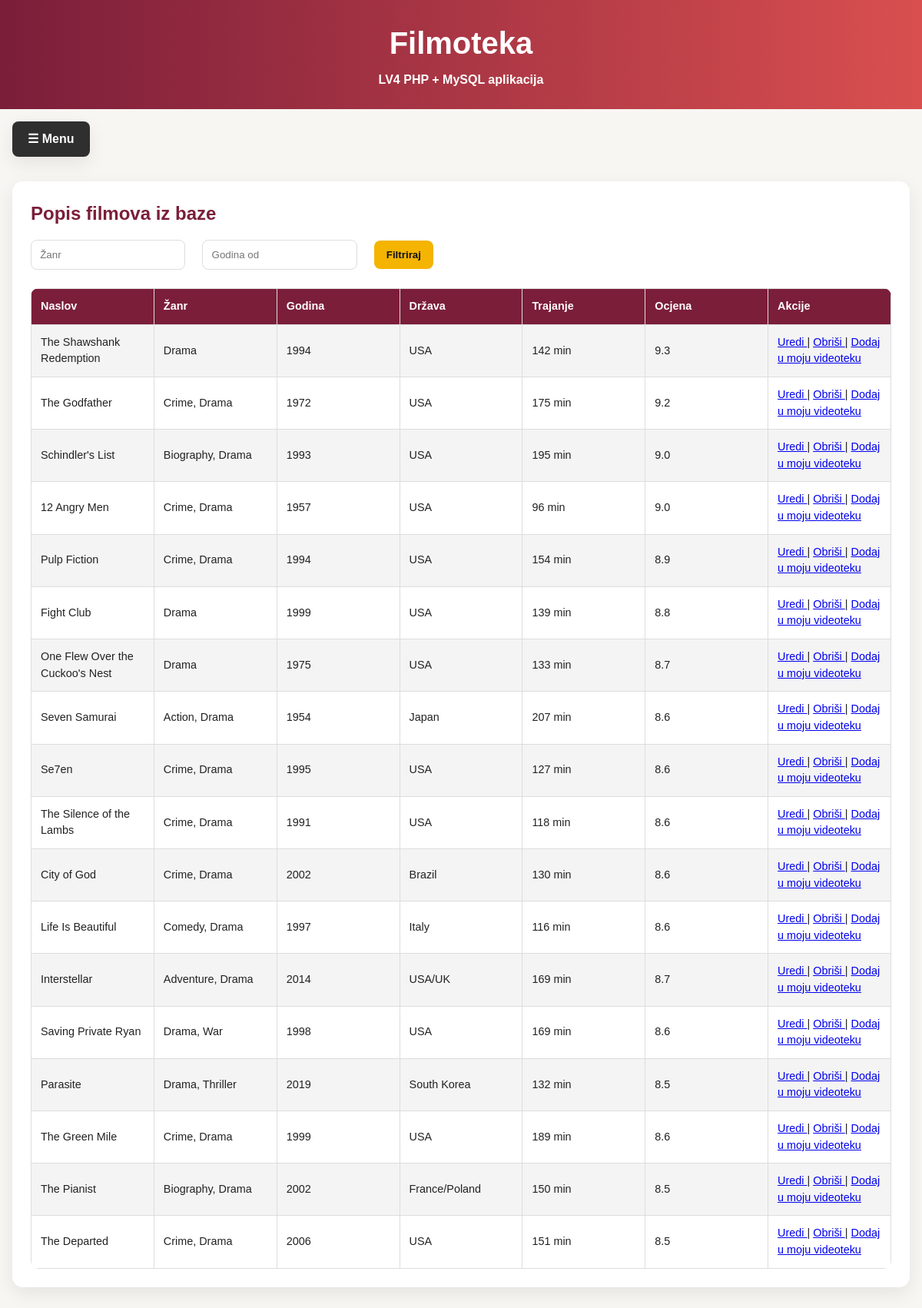
Screenshot of /movies.php?genre=Drama with the database file from the repository.
### tables this page shows
CREATE TABLE `movies` (
  `id` int(11) NOT NULL,
  `title` varchar(150) NOT NULL,
  `genre` varchar(80) NOT NULL,
  `year` int(11) NOT NULL,
  `country` varchar(80) NOT NULL,
  `duration` int(11) NOT NULL,
  `rating` decimal(3,1) DEFAULT 0.0,
  `director` varchar(100) NOT NULL,
  `created_at` timestamp NOT NULL DEFAULT current_timestamp()
);

### movies.php (the view, shortened to what this page needs)
<?php
include 'includes/db.php';
$sql = "SELECT * FROM movies WHERE 1";
if (isset($_GET["genre"]) && !empty($_GET["genre"])) {
    $genre = trim($_GET["genre"]);
    $sql .= " AND genre LIKE '%$genre%'";
}
$result = mysqli_query($conn, $sql);
?>
<!DOCTYPE html>
<html lang="hr">
<head>
    <link rel="stylesheet" href="css/style.css">
</head>
<body class="lv4-body">
<?php include 'includes/nav.php'; ?>
<main class="lv4-container">
<section class="lv4-card">
<h1>Popis filmova iz baze</h1>
<form method="GET" class="lv4-inline-form">
    <input type="text" name="genre" placeholder="Žanr">
    <input type="number" name="year" placeholder="Godina od">
    <button type="submit">Filtriraj</button>
</form>
<table class="lv4-table">
    <tr>
        <th>Naslov</th>
        <th>Žanr</th>
        <th>Godina</th>
        <th>Država</th>
        <th>Trajanje</th>
        <th>Ocjena</th>
        <th>Akcije</th>
    </tr>
    <?php while($movie = mysqli_fetch_assoc($result)): ?>
        <tr>
    <td><?php echo $movie['title']; ?></td>
    <td><?php echo $movie['genre']; ?></td>
    <td><?php echo $movie['year']; ?></td>
    <td><?php echo $movie['country']; ?></td>
    <td><?php echo $movie['duration']; ?> min</td>
    <td><?php echo $movie['rating']; ?></td>
    <td>
    <a href="edit_movie.php?id=<?php echo $movie['id']; ?>">
        Uredi
    </a>
    |
    <a href="delete_movie.php?id=<?php echo $movie['id']; ?>"
       onclick="return confirm('Jesi siguran da želiš obrisati ovaj film?');">
       Obriši
    </a>
    |
    <a href="add_to_videoteka.php?id=<?php echo $movie['id']; ?>">
        Dodaj u moju videoteku
    </a>
</td>
</tr>
    <?php endwhile; ?>
</table>
</section>
</main>
</body>
</html>

### css/style.css (style rules this page uses)
:root { --primary-color: #7b1e3a; --secondary-color: #f4b400; --background-color: #f8f6f3; --surface-color: #ffffff; --text-color: #222222; --accent-color: #d94f4f; --border-color: #dddddd; --shadow: 0 8px 24px rgba(0, 0, 0, 0.08); --radius: 14px; --max-width: 1400px; }
* { margin: 0; padding: 0; box-sizing: border-box; }
body { font-family: Arial, Helvetica, sans-serif; background-color: var(--background-color); color: var(--text-color); line-height: 1.5; }
table { width: 100%; border-collapse: collapse; table-layout: fixed; background-color: white; }
th, td { border: 1px solid var(--border-color); padding: 0.7rem; font-size: 0.9rem; vertical-align: middle; overflow-wrap: break-word; }
th { background-color: var(--primary-color); color: white; }
tbody tr:nth-child(even) { background-color: #f5f5f5; }
.lv4-body { background-color: var(--background-color); color: var(--text-color); }
.lv4-container { max-width: var(--max-width); margin: 2rem auto; padding: 0 1rem; }
.lv4-card { background-color: var(--surface-color); border-radius: var(--radius); box-shadow: var(--shadow); padding: 1.5rem; margin-bottom: 1.5rem; }
.lv4-card h1, .lv4-card h2 { color: var(--primary-color); margin-bottom: 1rem; }
.lv4-table { width: 100%; border-collapse: collapse; overflow: hidden; border-radius: 10px; background-color: var(--surface-color); }
.lv4-table th { background-color: var(--primary-color); color: white; }
.lv4-table th, .lv4-table td { border: 1px solid var(--border-color); padding: 0.75rem; text-align: left; }
.lv4-table tr:nth-child(even) { background-color: #f4f4f4; }
.lv4-inline-form { display: flex; flex-wrap: wrap; gap: 0.75rem; align-items: center; margin-bottom: 1.5rem; }
.lv4-inline-form input { padding: 0.7rem; border: 1px solid var(--border-color); border-radius: 8px; }
.lv4-btn, .lv4-card button, .lv4-inline-form button { display: inline-block; background-color: var(--secondary-color); color: #111; border: none; border-radius: 8px; padding: 0.7rem 1rem; font-weight: bold; text-decoration: none; cursor: pointer; }

### movies.php (style rules this page uses)
table { border-collapse: collapse; width: 100%; }
th, td { border: 1px solid black; padding: 10px; text-align: left; }
th { background-color: lightgray; }
form { margin-bottom: 20px; }
input { padding: 8px; margin-right: 10px; }
button { padding: 8px 15px; }

### rows the page displays
movies: title "The Shawshank Redemption", genre "Drama", year "1994", country "USA", duration "142", rating "9.3"
movies: title "The Godfather", genre "Crime, Drama", year "1972", country "USA", duration "175", rating "9.2"
movies: title "Schindler's List", genre "Biography, Drama", year "1993", country "USA", duration "195", rating "9.0"
movies: title "12 Angry Men", genre "Crime, Drama", year "1957", country "USA", duration "96", rating "9.0"
movies: title "Pulp Fiction", genre "Crime, Drama", year "1994", country "USA", duration "154", rating "8.9"
movies: title "Fight Club", genre "Drama", year "1999", country "USA", duration "139", rating "8.8"
movies: title "One Flew Over the Cuckoo's Nest", genre "Drama", year "1975", country "USA", duration "133", rating "8.7"
movies: title "Seven Samurai", genre "Action, Drama", year "1954", country "Japan", duration "207", rating "8.6"
movies: title "Se7en", genre "Crime, Drama", year "1995", country "USA", duration "127", rating "8.6"
movies: title "The Silence of the Lambs", genre "Crime, Drama", year "1991", country "USA", duration "118", rating "8.6"
movies: title "City of God", genre "Crime, Drama", year "2002", country "Brazil", duration "130", rating "8.6"
movies: title "Life Is Beautiful", genre "Comedy, Drama", year "1997", country "Italy", duration "116", rating "8.6"
movies: title "Interstellar", genre "Adventure, Drama", year "2014", country "USA/UK", duration "169", rating "8.7"
movies: title "Saving Private Ryan", genre "Drama, War", year "1998", country "USA", duration "169", rating "8.6"
movies: title "Parasite", genre "Drama, Thriller", year "2019", country "South Korea", duration "132", rating "8.5"
movies: title "The Green Mile", genre "Crime, Drama", year "1999", country "USA", duration "189", rating "8.6"
movies: title "The Pianist", genre "Biography, Drama", year "2002", country "France/Poland", duration "150", rating "8.5"
movies: title "The Departed", genre "Crime, Drama", year "2006", country "USA", duration "151", rating "8.5"
